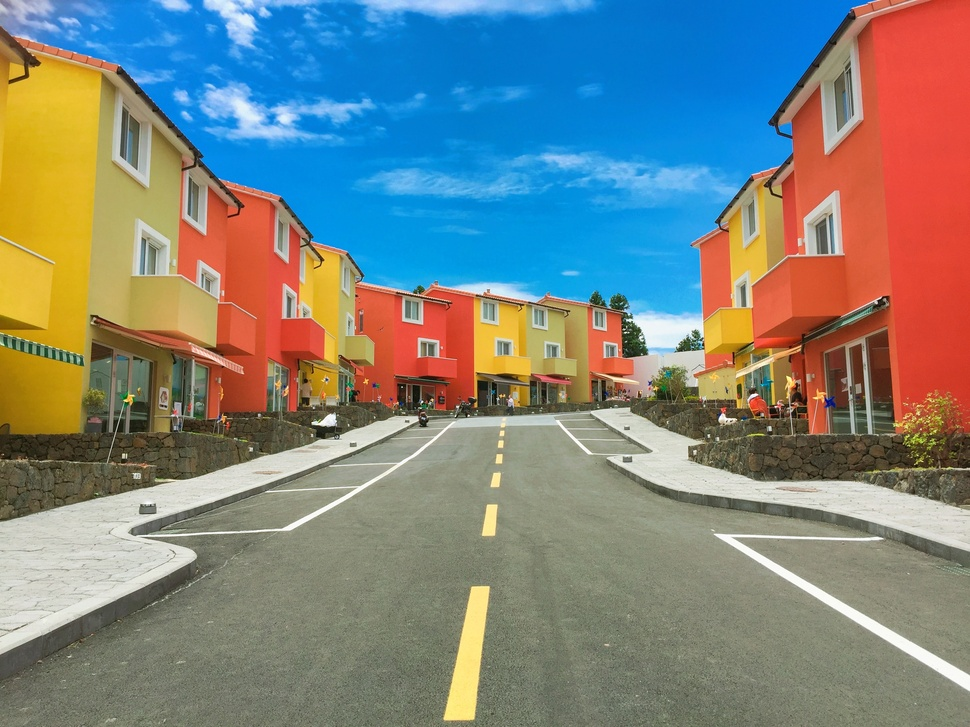
#> input picture scripts/python-scripts-master/_UPDATE/Color_detection/colorpic.jpg, 970 x 727 px, shrunk from 3264 x 2448 before the run
$ python toonify-opencv.py --input ../Color_detection/colorpic.jpg
#> lines starting #> are read from the running program, lines starting #| are printed output that depends on the picture; after the words box and inside, x2 and y2 are one past the last pixel; in counts of white or black regions, pixels touching at a corner belong together
# importing libraries
import cv2
import numpy as np
import argparse

aq = argparse.ArgumentParser()

aq.add_argument("-i", "--input", required=True, help="input image path")

aq.add_argument("-o", "--output", help="path where you want to download the image")

args = vars(aq.parse_args())
# reading image
img = cv2.imread(args["input"])
#> img is the input picture: shape (727, 970, 3); mean B, G, R 127.1, 132.4, 125.9

# Edges
gray = cv2.cvtColor(img, cv2.COLOR_BGR2GRAY)
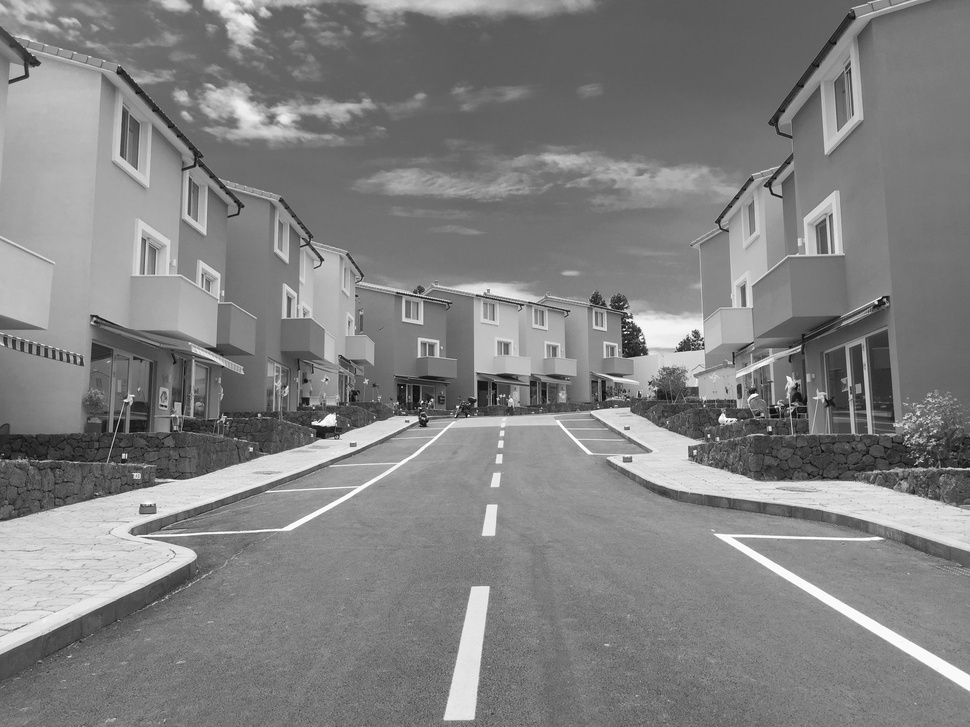
#> gray: shape (727, 970); min 4, max 255, mean 129.9
gray = cv2.medianBlur(gray, 5)
edges = cv2.adaptiveThreshold(
    gray, 255, cv2.ADAPTIVE_THRESH_MEAN_C, cv2.THRESH_BINARY, 9, 9
)
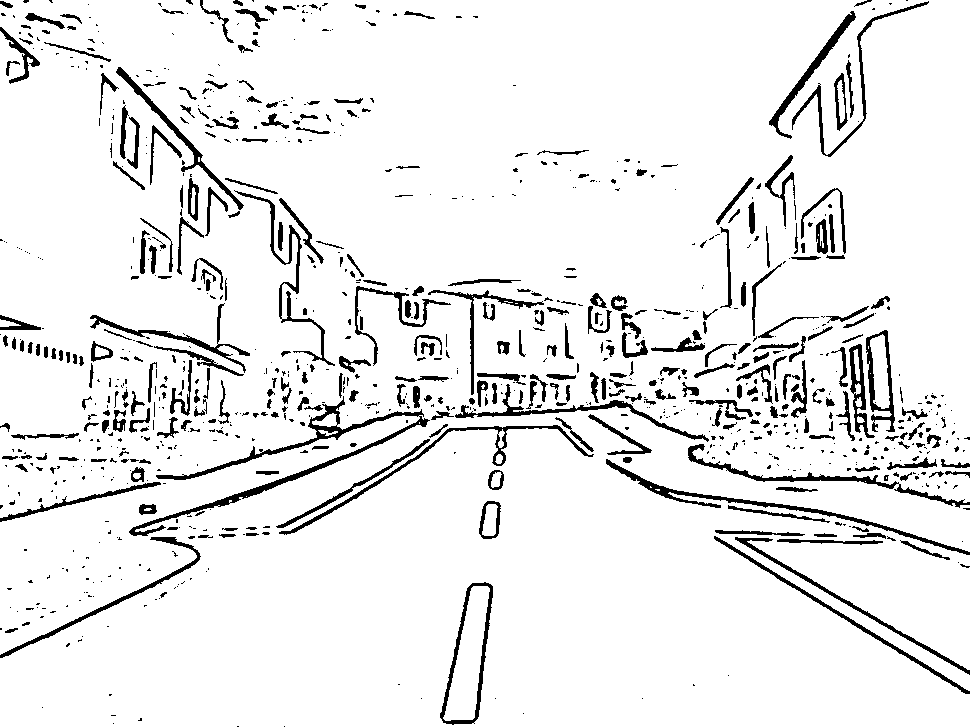
#> edges: shape (727, 970); 92.3% white; 954 black regions (616 under 20 px), largest, box (x1, y1, x2, y2) and area: (129, 396, 430, 536) 3173, (606, 459, 970, 555) 1766, (688, 444, 970, 508) 1393

# Cartoonization
color = cv2.bilateralFilter(img, 2, 250, 250)
cartoon = cv2.bitwise_or(color, color, mask=edges)
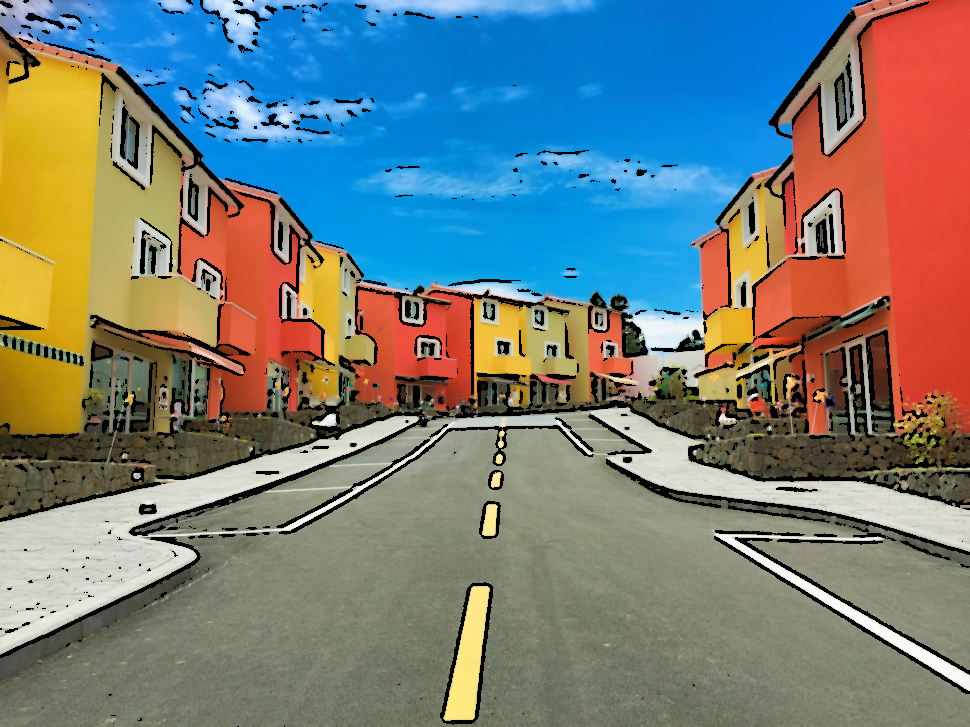
#> cartoon: shape (727, 970, 3); mean B, G, R 120.7, 124.8, 117.3

if args["output"]:
    cv2.imwrite(args["output"], cartoon)


cv2.imshow("Cartoon", cartoon)
cv2.waitKey(0)
cv2.destroyAllWindows()
